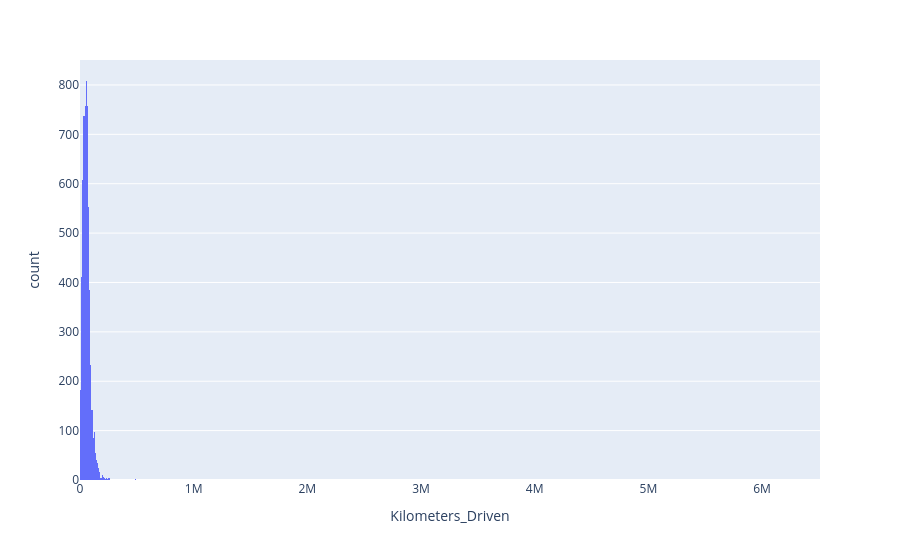

Here is the notebook cell this chart was saved with:
### Code cell
# Check Kilometers driven column
px.histogram(data_frame= df, x= 'Kilometers_Driven')

### Figure 1 — Plotly figure (JSON) as saved in the notebook; plotly's stock layout.template omitted (floating-point values rounded to 4 significant figures; data arrays with more than 128 entries replaced by an {"elided": "..."} marker saying what was removed)
{"data": [{"bingroup": "x", "hovertemplate": "Kilometers_Driven=%{x}<br>count=%{y}<extra></extra>", "legendgroup": "", "marker": {"color": "#636efa", "pattern": {"shape": ""}}, "name": "", "orientation": "v", "showlegend": false, "type": "histogram", "x": {"elided": "5975 int values"}, "xaxis": "x", "yaxis": "y"}], "layout": {"barmode": "relative", "legend": {"tracegroupgap": 0}, "margin": {"t": 60}, "xaxis": {"anchor": "y", "domain": [0, 1], "title": {"text": "Kilometers_Driven"}}, "yaxis": {"anchor": "x", "domain": [0, 1], "title": {"text": "count"}}}}
